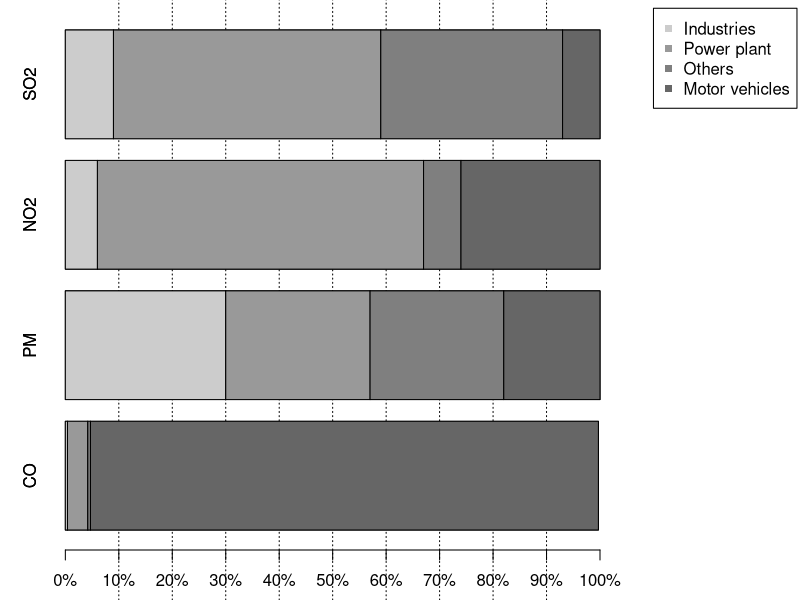

The R script that drew this image:
# Import data and graph stacked bar plot
criteria_pollutants <- read.csv("data/criteria_pollutants.csv", header=TRUE)

# Rename the headers
rownames(criteria_pollutants) <- criteria_pollutants[,1]#rename header[row,column],using 1st row

# Remove 1st row,-1 remove 1st row
criteria_pollutants <- criteria_pollutants[,-1]

# Change all values to numeric type
criteria_pollutants <- sapply(criteria_pollutants,as.numeric)

# To plot the barplot
png(filename='fig/criteria_pol_barplot_abline.png',height=8,width= 16,units='cm',
    res = 400)

# To set margins and legend position
par(xpd=TRUE,mar=c(2.5,3,0.5,10))

barplot(criteria_pollutants,
      col=c('grey80','grey60','grey50','grey40'),horiz=TRUE,axes = FALSE)
abline(v=seq(10,90,by=10),lty='dotted')
par(new = TRUE)
barplot(criteria_pollutants,
        col=c('grey80','grey60','grey50','grey40'), horiz=TRUE,axes = FALSE)
#grid(ny=NA,nx=10,col='grey20',lty='dotted')
axis(side=1,at=c(0,10,20,30,40,50,60,70,80,90,100),
     labels = c('0%','10%','20%','30%','40%','50%','60%','70%','80%','90%','100%'))

legend(110,5,col=c('grey80','grey60','grey50','grey40'),
       pch=c(15,15,15,15),
       legend=c('Industries','Power plant',
                'Others','Motor vehicles'),cex = 1)
dev.off()